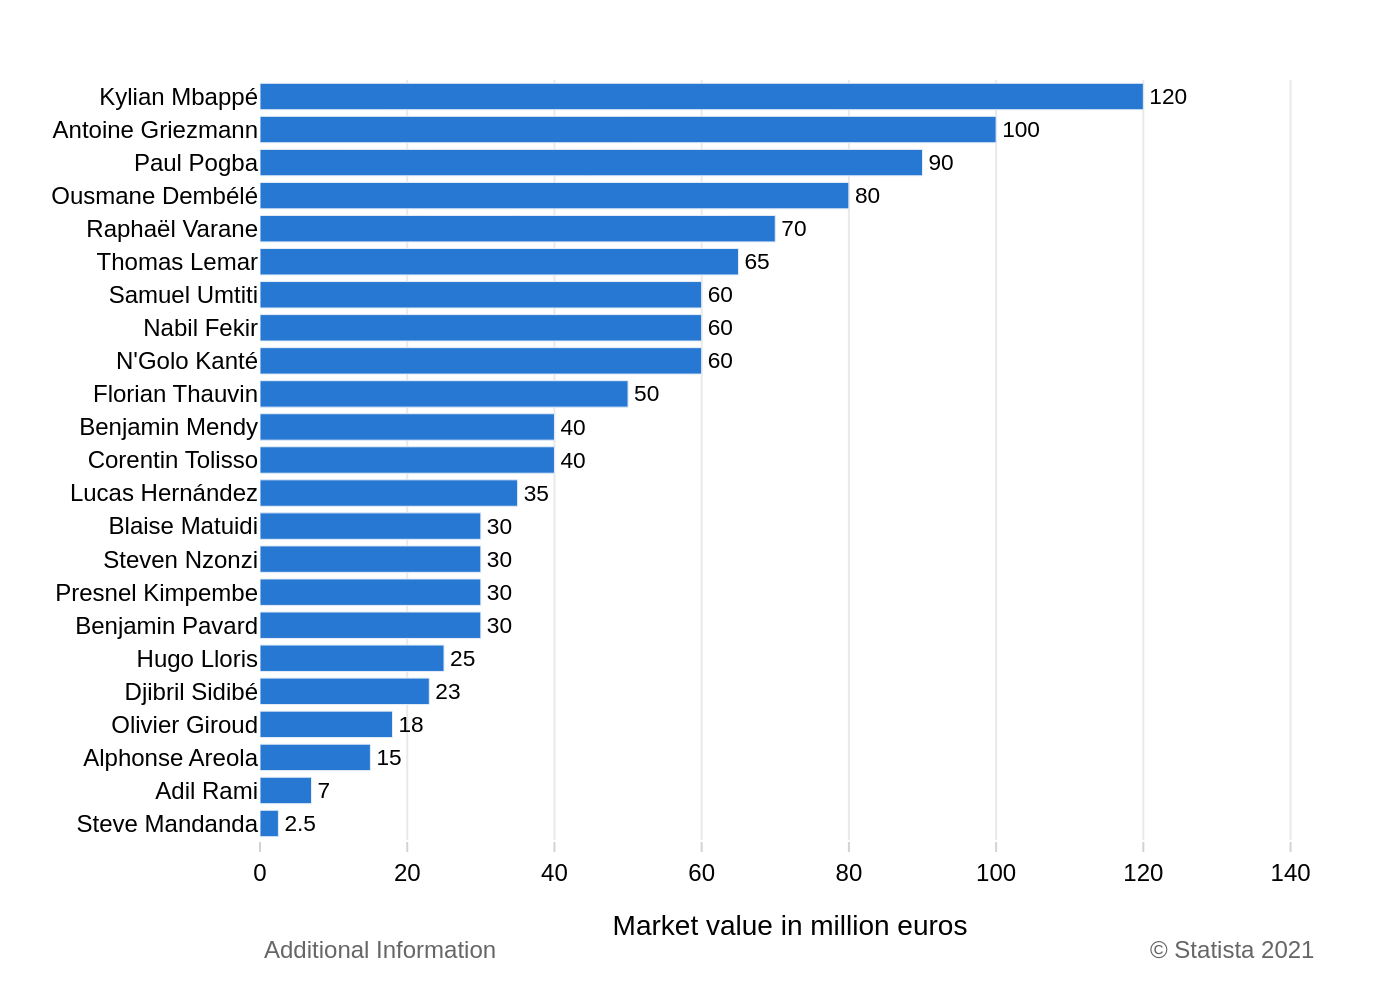

Write Python code to recreate this figure.
import sys
import json
import pathlib
import plotly.graph_objects as go

# --- Argument Handling ---
if len(sys.argv) != 2:
    print(f"Usage: python {sys.argv[0]} <json_file_path>")
    sys.exit(1)

json_path = pathlib.Path(sys.argv[1])
if not json_path.is_file():
    print(f"Error: File not found at {json_path}")
    sys.exit(1)

# --- Data Loading ---
try:
    with open(json_path, 'r', encoding='utf-8') as f:
        chart_info = json.load(f)
except (json.JSONDecodeError, IOError) as e:
    print(f"Error reading or parsing JSON file: {e}")
    sys.exit(1)

# --- Data Extraction ---
chart_data = chart_info.get('chart_data', [])
texts = chart_info.get('texts', {})
colors = chart_info.get('colors', [])

categories = [item['category'] for item in chart_data]
values = [item['value'] for item in chart_data]

# --- Chart Creation ---
fig = go.Figure()

# Add Bar Trace
fig.add_trace(go.Bar(
    y=categories,
    x=values,
    orientation='h',
    marker=dict(color=colors[0] if colors else '#1f77b4'),
    text=values,
    textposition='outside',
    texttemplate='%{text}',
    cliponaxis=False,
    outsidetextfont=dict(family="Arial", size=12, color='black')
))

# --- Layout Configuration ---
annotations = []
if texts.get('note'):
    annotations.append(
        dict(
            xref='paper', yref='paper',
            x=0, y=-0.12,
            xanchor='left', yanchor='top',
            text=texts['note'],
            showarrow=False,
            font=dict(family="Arial", size=12, color='#666666')
        )
    )

if texts.get('source'):
    annotations.append(
        dict(
            xref='paper', yref='paper',
            x=1, y=-0.12,
            xanchor='right', yanchor='top',
            text=texts['source'],
            showarrow=False,
            font=dict(family="Arial", size=12, color='#666666')
        )
    )

fig.update_layout(
    font=dict(family="Arial", size=12, color='black'),
    plot_bgcolor='white',
    paper_bgcolor='white',
    xaxis=dict(
        title=texts.get('x_axis_title'),
        showgrid=True,
        gridcolor='#e9e9e9',
        zeroline=False,
        showline=False,
        ticks='outside',
        tickcolor='#d3d3d3',
        range=[0, max(values) * 1.2] # Dynamic range with padding
    ),
    yaxis=dict(
        title=texts.get('y_axis_title'),
        showgrid=False,
        zeroline=False,
        showline=False,
        ticks='',
    ),
    margin=dict(l=130, r=40, b=80, t=40),
    showlegend=False,
    annotations=annotations
)

# --- Image Export ---
output_path = json_path.with_suffix('.png')
fig.write_image(output_path, scale=2)
print(f"Chart saved to {output_path}")
